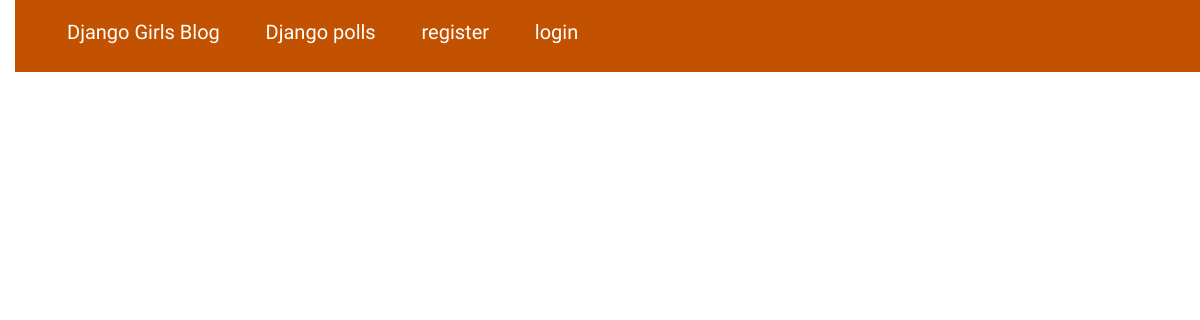
The page /polls/index/ on the database as committed earlier.
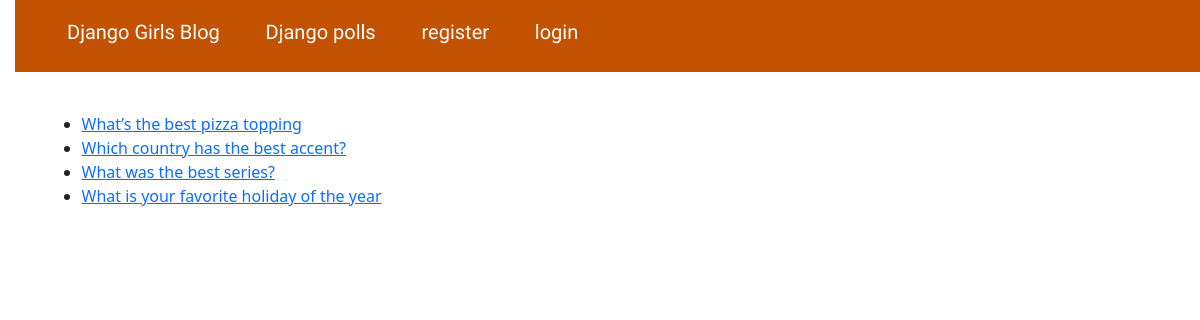
The same page on the database as committed later.
### djangopolls/models.py (models this page shows, shortened)
class Question(models.Model):
    question_text = models.CharField(max_length=200)
    slug = models.SlugField(max_length = 200, unique=True)
    pub_date = models.DateTimeField(auto_now_add=True)

### djangopolls/views.py (the view)
# urls.py: path("index/", index, name="homepage"),
def index(request):
    question = Question.objects.all()
    return render(request, "polls/index.html",{'question':question})

### djangopolls/templates/polls/index.html (shortened to what this page needs)
{% extends 'polls/base.html' %}
{% block content %}
    <ul>
       {% for q in question %}
        <li><a href="{% url 'polls:detail' q.slug %}">{{ q.question_text }}</a></li>
       {% endfor %}
    </ul>
{% endblock %}

Rows that differ between the two databases and show on the page:
added Question: question_text "What’s the best pizza topping"
added Question: question_text "Which country has the best accent?"
added Question: question_text "What was the best series?"
added Question: question_text "What is your favorite holiday of the year"
